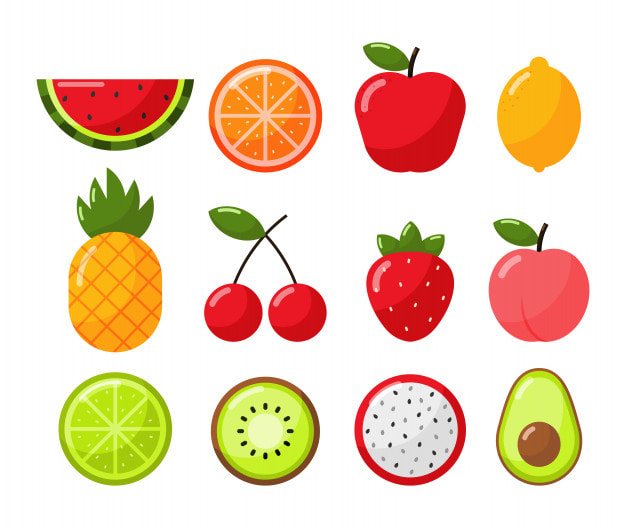
#> input picture 02-Find Shape with Contours/input.jpg, 626 x 528 px, found by its file name
$ python main.py
#> lines starting #> are read from the running program, lines starting #| are printed output that depends on the picture; after the words box and inside, x2 and y2 are one past the last pixel; in counts of white or black regions, pixels touching at a corner belong together
import cv2
import numpy as np


img = cv2.imread('Change_Object_Color/with Grabcut Algorithm/input.jpg')
#> img is the input picture: shape (528, 626, 3); mean B, G, R 189.1, 213.6, 238.8

height, width = img.shape[:2]
#> height = 528; width = 626

mask = np.zeros(img.shape[:2], np.uint8)

fgModel = np.zeros((1, 65), np.float64)
bgModel = np.zeros((1, 65), np.float64)

rect = (150, 110, 770, 500)

cv2.grabCut(img, mask, rect, bgModel, fgModel, 4, cv2.GC_INIT_WITH_RECT)

mask2 = np.where((mask == 2) | (mask == 0), 0, 1).astype('uint8')
grabcut_result = img * mask2[:, :, np.newaxis]
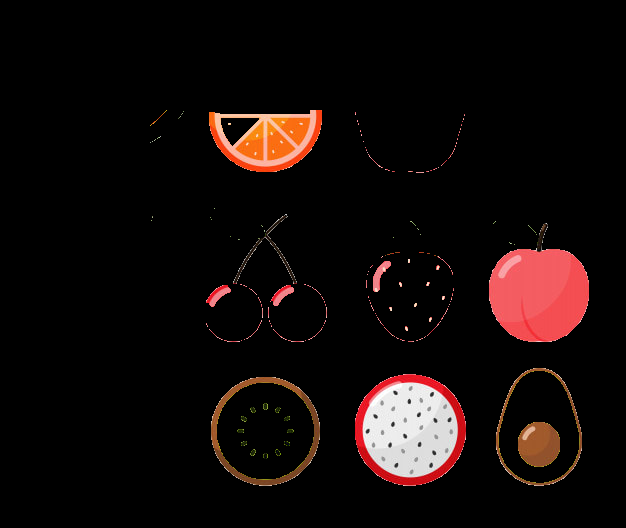
#> grabcut_result: shape (528, 626, 3); mean B, G, R 9.7, 11, 19.1

kernel = np.ones((5,5), np.uint8)
cleaned_mask = cv2.morphologyEx(mask2, cv2.MORPH_OPEN, kernel)
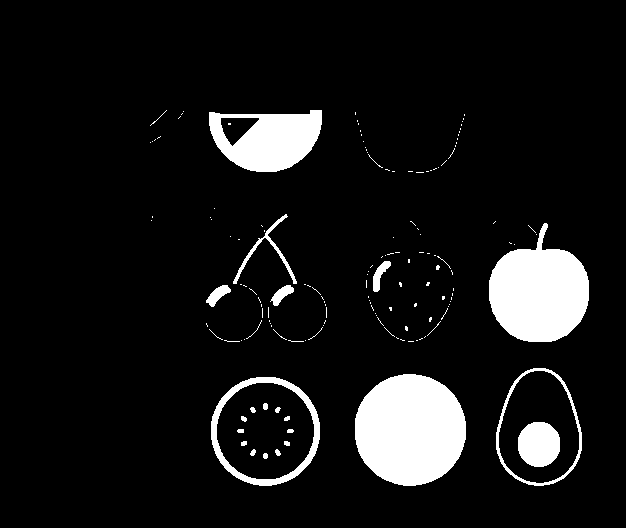
#> mask2: shape (528, 626); values 0 (black) and 1 (white), 8.8% white; 152 white regions (129 under 20 px), largest, box (x1, y1, x2, y2) and area: (355, 374, 466, 486) 9834, (489, 223, 589, 342) 7898, (209, 110, 322, 172) 4720

lower_red1 = np.array([0, 50, 50])
upper_red1 = np.array([10, 255, 255])
lower_red2 = np.array([170, 50, 50])
upper_red2 = np.array([180, 255, 255])

hsv = cv2.cvtColor(img, cv2.COLOR_BGR2HSV)
#> hsv: shape (528, 626, 3); mean H, S, V 28.9, 63.9, 242.7

mask_for_red = cv2.inRange(hsv, lower_red1, upper_red1)
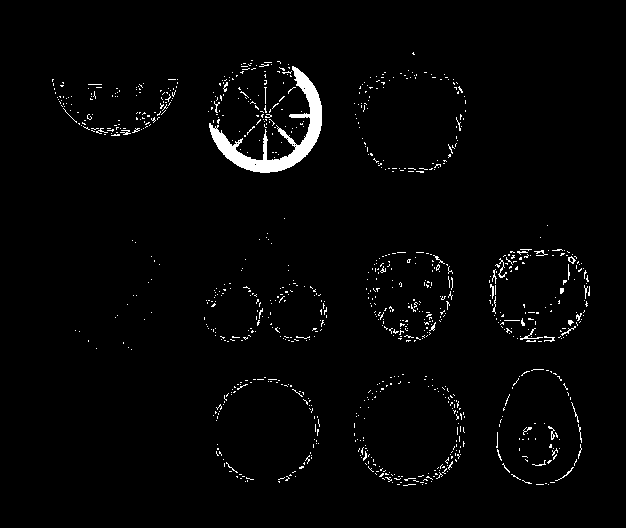
#> mask_for_red: shape (528, 626); 2.1% white; 955 white regions (926 under 20 px), largest, box (x1, y1, x2, y2) and area: (209, 66, 322, 173) 2759, (520, 328, 543, 340) 51, (498, 258, 507, 278) 47
mask_for_red2 = cv2.inRange(hsv, lower_red2, upper_red2)
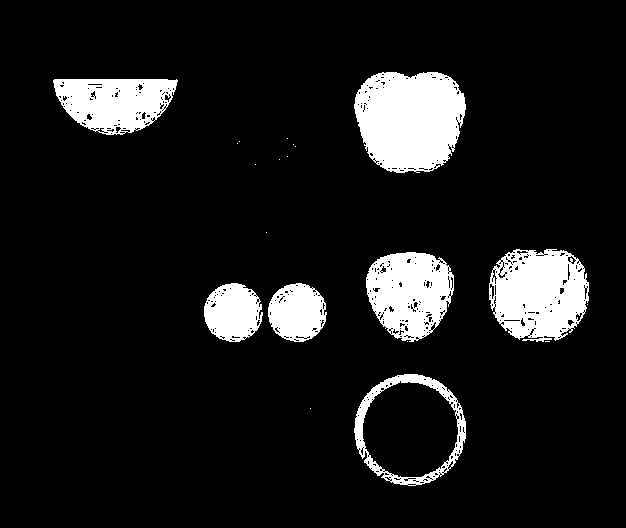
#> mask_for_red2: shape (528, 626); 10.3% white; 20 white regions (13 under 20 px), largest, box (x1, y1, x2, y2) and area: (354, 72, 466, 173) 8970, (489, 249, 589, 342) 6954, (366, 252, 454, 342) 5571

mask_all = cv2.bitwise_or(mask_for_red, mask_for_red2)
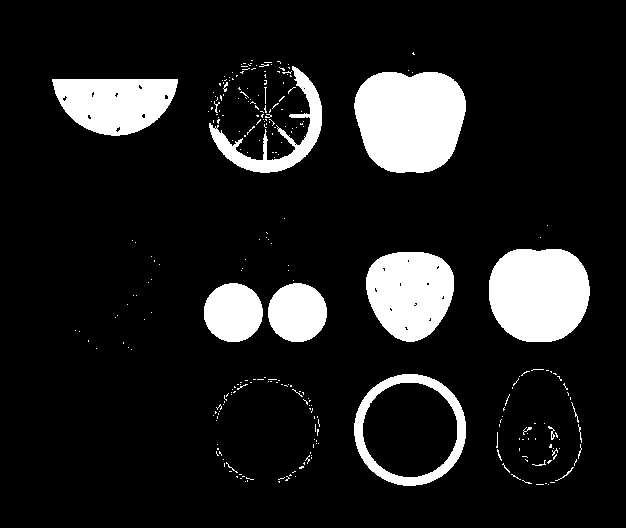
#> mask_all: shape (528, 626); 12.4% white; 281 white regions (265 under 20 px), largest, box (x1, y1, x2, y2) and area: (354, 72, 466, 173) 9287, (489, 249, 590, 342) 7814, (366, 252, 454, 342) 6137

mask_all = cv2.dilate(mask, np.ones((9,9), np.uint8), iterations=5)
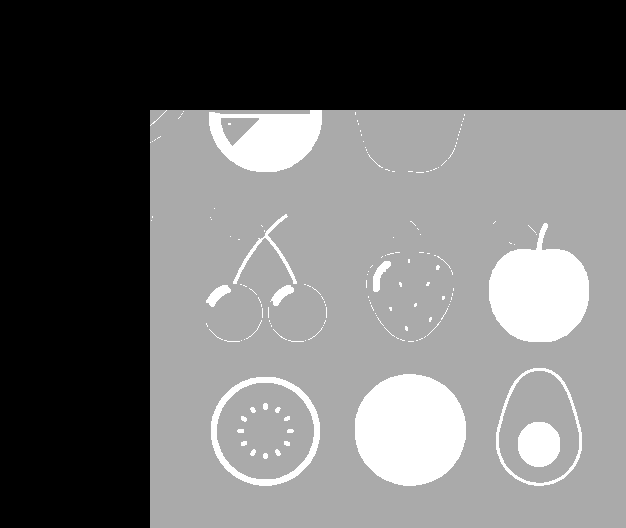
#> mask: shape (528, 626); min 0, max 3, mean 1.29; drawn with min black and max white
mask_all = cv2.GaussianBlur(mask, (3,3), 0)

hsv[:, :, 0][mask_all > 0] = 160
#> hsv: shape (528, 626, 3); mean H, S, V 105.4, 63.9, 242.7

purple_rose = cv2.cvtColor(hsv, cv2.COLOR_HSV2RGB)
purple_rose = purple_rose * cleaned_mask[:, :, np.newaxis]
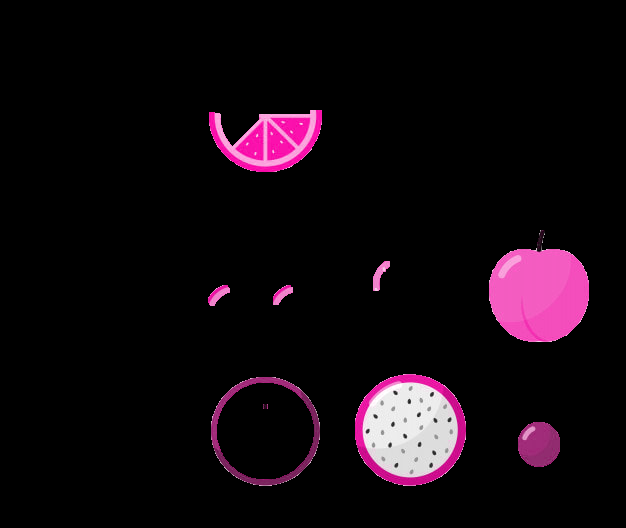
#> purple_rose: shape (528, 626, 3); mean R, G, B 17.9, 8.8, 14.9


while True:

    cv2.imshow('Final', purple_rose)
    if cv2.waitKey(0) & 0xFF == ord('q'):
#> (key q is pressed here)
        break

cv2.destroyAllWindows()
